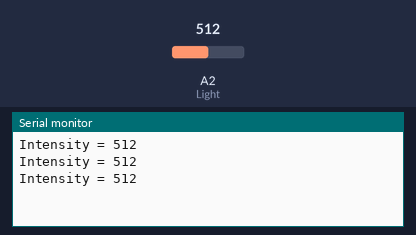
A sketch run on a simulated Arduino Uno, built with avr-gcc and run on an emulated ATmega328P. Shown: the last lines printed to the serial monitor. The test bench sets the inputs (shaded band); at power-on: A2 (Light) = 512.

Above: at 1.3 s.
1.4 s: A2 (Light) set to 716
At 1.9 s:
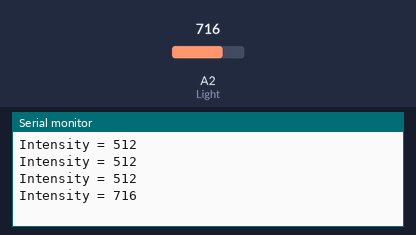
2.9 s: A2 (Light) set to 900
At 3.4 s:
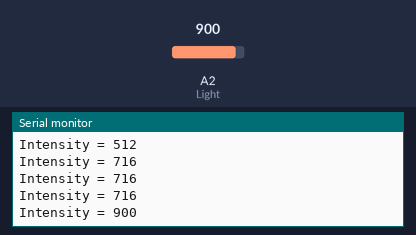
Timing chart, 0 to 5.9 s (numbered marks = the images above; inputs shaded):
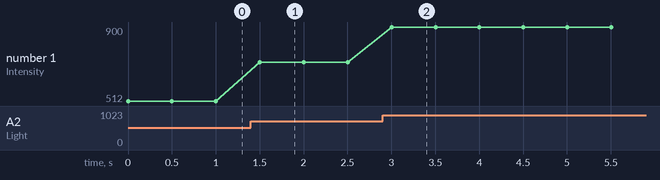

Measured:
- after the input at 1.4 s, the serial monitor: prints a new line after 0.10 s (image 1)
- after the input at 2.9 s, the serial monitor: prints a new line after 0.10 s (image 2)
- plotted number 1: 512 → 716 after the input at 1.4 s, 716 → 900 after the input at 2.9 s

The sketch:

Light_intensity.ino
```cpp
// (licence header left out)
#define Light A2

int Intensity = 0;

/*
* Function       setup
* @author        Jessica
* @date          2019.8.21
* @brief         Initial configuration
* @param[in]     void
* @retval        void
* @par History   no
*/
void setup()
{
  Serial.begin(9600);
}

/*
* Function       loop
* @author        Jessica
* @date          2019.8.21
* @brief         main
* @param[in]     void
* @param[out]    void
* @retval        void
* @par History   no
*/
void loop()
{
  Intensity = analogRead(Light);	//Read the value of analog port AD2 and store it into the Intensity variable
  Serial.print("Intensity = ");  //Serial output"Intensity = "
  Serial.println(Intensity);  //Serial output the value of Intensity variable, and wrap
  delay(500);
}
```
